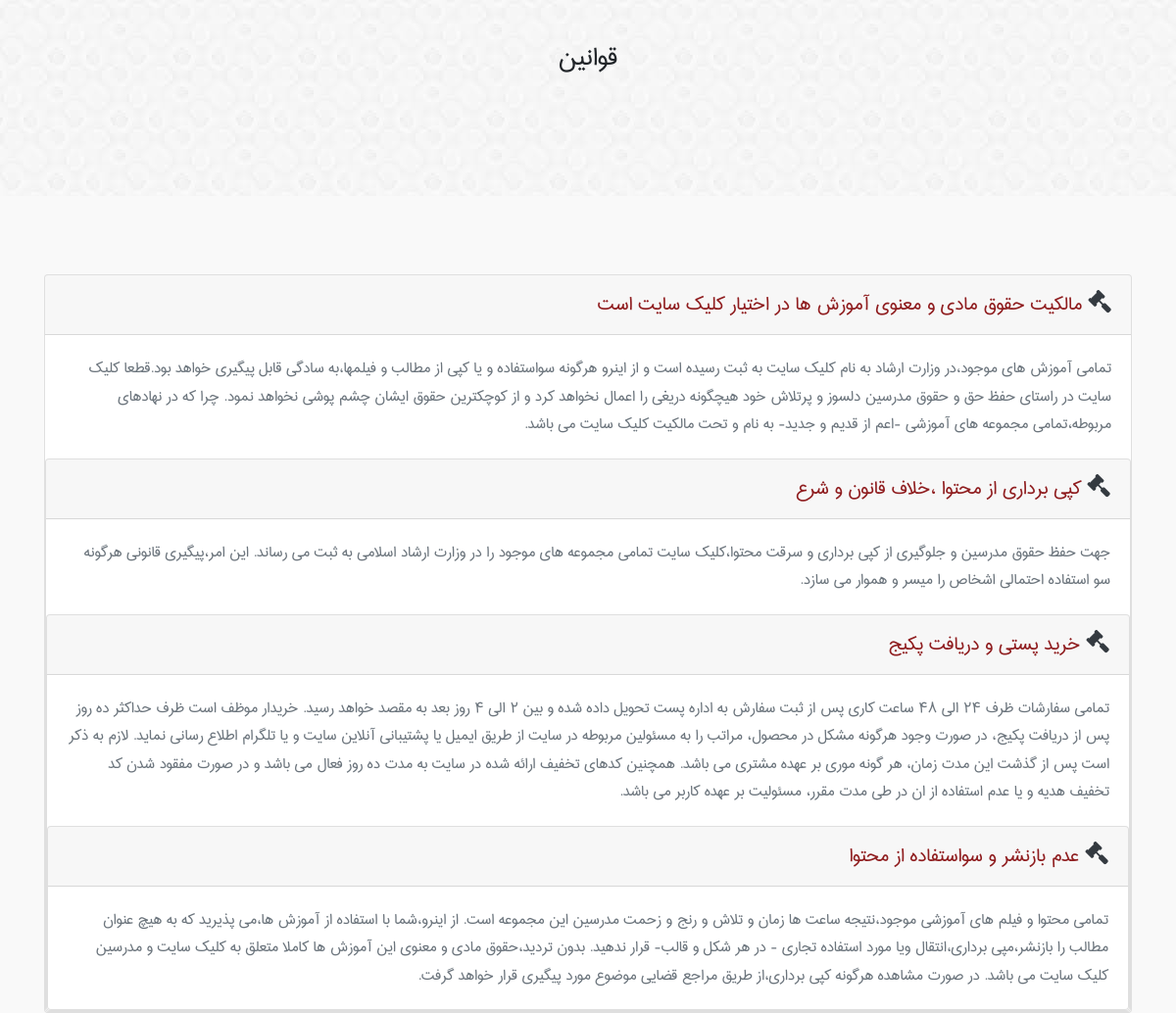
Page /rule.php on the committed database.
### tables this page shows
CREATE TABLE `rules` (
  `id` int(11) NOT NULL,
  `title` varchar(200) NOT NULL,
  `body` text NOT NULL
);

### models/connect.php (called while the page is built, shortened)
<?php
class Dbconnection
{
	private $host="localhost";
	private $user="root";
	private $pass="";
	private $db="kosharayan";
	private $char="utf8";
	protected $connection;
	public function __construct()
	{
		if(!isset($this->connection))
		{
			$this->connection= new PDO("mysql:host=".$this->host.";dbname=".$this->db.";charset=".$this->char,$this->user , $this->pass);
			        return $this->connection;
		}
	}
}
?>

### models/rules.php (called while the page is built, shortened)
<?php
 require_once('connect.php');
class Rules extends Dbconnection
{
	public function showAll(){
          $data=array();
		$sql="SELECT * FROM rules ";
		$q = $this->connection->query($sql) or die("failed!");
		while($r = $q->fetch(PDO::FETCH_ASSOC)){
			$data[]=$r;
		}
	 return $data;
	 }
}
?>

### rule.php (the view, shortened to what this page needs)
<!doctype html>
<html>
<head>
<link rel="stylesheet" href="css/bootstrap.min.css">
<link rel="stylesheet" href="css/bootstrap-rtl.css">
<link rel="stylesheet" href="css/style.css">
<link rel="stylesheet" href="https://cdnjs.cloudflare.com/ajax/libs/font-awesome/4.7.0/css/font-awesome.min.css">
</head>
<body>
	<div class="container-fluid z-srch-khbr">
		<div class="row d-flex justify-content-center">
			<div class="col-10 col-lg-5">
				<h2 class="text-center mt-3" style="margin-top: 40px !important"> قوانین </h2>
			</div>
		</div>
	</div>
	<div class="container" style="margin-top: 80px">
  <div id="accordion">
  <?php
        include_once('models/rules.php');
        $rule= new Rules();
        $row=$rule->showAll();
        foreach ($row as $rows){
        ?>
    <div class="card">
      <div class="card-header">
        <a class="card-link" data-toggle="collapse" href="#collapseOne" style="color: #8F1D1F; font-size: 24px">
          <i class="fa fa-legal s-plus text-dark"></i> <?php echo $rows['title']; ?>
        </a>
      </div>
      <div id="collapseOne" class="collapse show" data-parent="#accordion">
        <div class="card-body text-muted" style="font-size: 19px">
        <?php   echo $rows['body']; ?>
        </div>
      </div>
      <?php } ?>
    </div>
      </div>
    </div>
  </div>
</div>
</body>
</html>

### css/style.css (style rules this page uses)
body { background-color: #F9F9F9; font-family:IS; }
a { text-decoration: none !important; }
.z-srch-khbr { height: 200px ; background-image: url("../img/14.jpg"); background-image: linear-gradient(90deg,#f9f9f9); }

### rows in the picture
rules: title "مالکیت حقوق مادی و معنوی آموزش ها در اختیار کلیک سایت است", body "تمامی آموزش های موجود،در وزارت ارشاد به نام کلیک سایت به ثبت رسیده است و از اینرو هرگونه سواستفاده و یا کپی از مطالب و فیلمها،به سادگی قابل پیگیری خواهد بود.قطعا کلیک سایت در راستای حفظ حق و حقوق مدرسین دلسوز و پرتلاش خود هیچگونه دریغی را اعمال نخواهد کرد و از کوچکترین حقوق ایشان چشم پوشی نخواهد نمود. چرا که در نهادهای مربوطه،تمامی مجموعه های آموزشی -اعم از قدیم و جدید- به نام و تحت مالکیت کلیک سایت می باشد."
rules: title "کپی برداری از محتوا ،خلاف قانون و شرع", body "جهت حفظ حقوق مدرسین و جلوگیری از کپی برداری و سرقت محتوا،کلیک سایت تمامی مجموعه های موجود را در وزارت ارشاد اسلامی به ثبت می رساند. این امر،پیگیری قانونی هرگونه سو استفاده احتمالی اشخاص را میسر و هموار می سازد."
rules: title "خرید پستی و دریافت پکیج", body "تمامی سفارشات ظرف 24 الی 48 ساعت کاری پس از ثبت سفارش به اداره پست تحویل داده شده و بین 2 الی 4 روز بعد به مقصد خواهد رسید. خریدار موظف است ظرف حداکثر ده روز پس از دریافت پکیج، در صورت وجود هرگونه مشکل در محصول، مراتب را به مسئولین مربوطه در سایت از طریق ایمیل یا پشتیبانی آنلاین سایت و یا تلگرام اطلاع رسانی نماید. لازم به ذکر است پس از گذشت این مدت زمان، هر گونه موری بر عهده مشتری می باشد. همچنین کدهای تخفیف ارائه شده در سایت به مدت ده روز فعال می باشد و در صورت مفقود شدن کد تخفیف هدیه و یا عدم استفاده از ان در طی مدت مقرر، مسئولیت بر عهده کاربر می باشد."
rules: title "عدم بازنشر و سواستفاده از محتوا", body "تمامی محتوا و فیلم های آموزشی موجود،نتیجه ساعت ها زمان و تلاش و رنج و زحمت مدرسین این مجموعه است. از اینرو،شما با استفاده از آموزش ها،می پذیرید که به هیچ عنوان مطالب را بازنشر،مپی برداری،انتقال ویا مورد استفاده تجاری - در هر شکل و قالب- قرار ندهید. بدون تردید،حقوق مادی و معنوی این آموزش ها کاملا متعلق به کلیک سایت و مدرسین کلیک سایت می باشد. در صورت مشاهده هرگونه کپی برداری،از طریق مراجع قضایی موضوع مورد پیگیری قرار خواهد گرفت."
